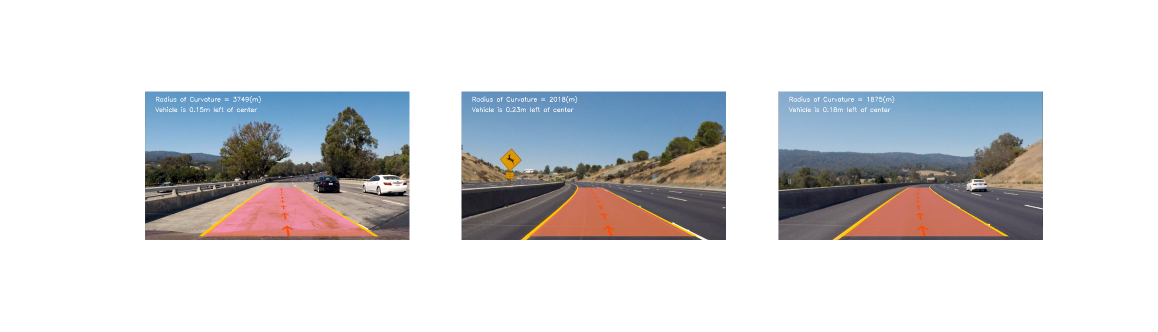
#> input picture sample_detection.png, 2316 x 663 px (shown at 1/2 size)
$ python -i ImageUtils.py   (imports and definitions only)   (older library calls are emulated)
#> lines starting #> are read from the running program, lines starting #| are printed output that depends on the picture; after the words box and inside, x2 and y2 are one past the last pixel; in counts of white or black regions, pixels touching at a corner belong together
import cv2
import numpy as np
from scipy import signal


# [20 lines left out: functions img_to_float, img_to_int, not called in this run]


def abs_sobel_thresh(img_ch, orient='x', sobel_kernel=3, thresh=(0., 1.)):
    """
    Applies the sobel operator and returns a thresholded mask.

    :param img_ch:
    :param orient: axis to use. Ether x or y.
    :param sobel_kernel:
    :param thresh: tuple defining the range for the threshold. Includes the bounds.
    :return: binary mask
    """
    if orient == 'x':
        axis = (1, 0)
    elif orient == 'y':
        axis = (0, 1)
    else:
        raise ValueError('orient has to be "x" or "y" not "%s"' % orient)

    sobel = cv2.Sobel(img_ch, cv2.CV_64F, *axis, ksize=sobel_kernel)
    abs_s = np.absolute(sobel)

    binary_output = np.zeros(abs_s.shape)
    binary_output[(abs_s >= thresh[0]) & (abs_s <= thresh[1])] = 1

    return abs_s


def gradient_magnitude_thresh(sobel_x, sobel_y, thresh=(0., 1.)):
    """
    Calculates the magnitude of the gradient and returns a thresholded mask.

    :param img_ch:
    :param sobel_kernel:
    :param thresh: tuple defining the range for the threshold. Includes the bounds.
    :return: binary mask
    """

    abs_grad_mag = np.sqrt(sobel_x ** 2 + sobel_y ** 2)

    mag_binary = np.zeros(abs_grad_mag.shape)
    mag_binary[(abs_grad_mag >= thresh[0]) & (abs_grad_mag <= thresh[1])] = 1

    return abs_grad_mag


def gradient_direction_thresh(sobel_x, sobel_y, thresh=(0, np.pi / 2)):
    """
    Calculates the direction of the gradient and returns a thresholded mask.

    :param img_ch:
    :param sobel_kernel:
    :param thresh:
    :return:
    """

    with np.errstate(divide='ignore', invalid='ignore'):
        abs_grad_dir = np.absolute(np.arctan(sobel_y / sobel_x))
        max_val = np.nanmax(abs_grad_dir)
        abs_grad_dir[np.isnan(abs_grad_dir)] = max_val
        dir_binary = np.zeros(abs_grad_dir.shape)
        abs_grad_dir = abs_grad_dir / max_val
        dir_binary[(abs_grad_dir >= thresh[0]) & (abs_grad_dir <= thresh[1])] = 1

    return abs_grad_dir


# [17 lines left out: functions equalize_luminance, colorspace_channel_select, not called in this run]


def gaussian_blur(img, kernel_size):
    """Applies a Gaussian Noise kernel"""
    return cv2.GaussianBlur(img, (kernel_size, kernel_size), 0)


# [19 lines left out: function adjust_gamma, not called in this run]


def extract_yellow(img):
    hsv = cv2.cvtColor(img, cv2.COLOR_RGB2HSV)
    mask = cv2.inRange(hsv, (30., 0.3, 0.3), (70., 1., 1.))

    return mask


def extract_white(img):
    thresh = 0.80 - (1. - np.percentile(img, 99.9))
    mask = cv2.inRange(img, (thresh, thresh, thresh), (1., 1., 1.))
    return mask


def extract_dark(img):
    hsv = cv2.cvtColor(img, cv2.COLOR_RGB2HSV)
    mask = cv2.inRange(hsv, (0, 0, 0.), (360., 0.6, 0.5))
    return mask


# [4 lines left out: function extract_highlights, not called in this run]


def generate_lane_mask(img):
    yuv = cv2.cvtColor(img, cv2.COLOR_RGB2YUV)
    gray = np.mean(yuv[:, :, 1:2], 2)

    x = abs_sobel_thresh(gray, orient='x', sobel_kernel=3, thresh=(0.05, .4))
    y = abs_sobel_thresh(gray, orient='y', sobel_kernel=3, thresh=(0.05, .2))

    x_mul_y = x * y

    dir = gradient_direction_thresh(x, y, thresh=(0.4, 0.8))
    mag = gradient_magnitude_thresh(x, y, thresh=(0.05, 0.5))

    dir_mul_mag = dir * mag

    comb = x_mul_y + dir_mul_mag
    comb = comb / comb.max()
    comb = cv2.inRange(comb, 0.3, 1.)

    wht = extract_white(img)
    ylw = extract_yellow(img)
    dark = extract_dark(img)

    img = np.dstack([comb, wht, ylw])
    img = np.max(img, axis=2)
    img[dark == 255] = 0

    return img


# [182 lines left out: functions histogram_lane_detection, highest_n_peaks, histogram_smoothing, detect_highest_peak_in_area, detect_lane_along_poly, get_pixel_in_window and 5 more, not called in this run]

>>> import cv2
>>> picture = cv2.cvtColor(cv2.imread('../sample_detection.png'), cv2.COLOR_BGR2RGB)
>>> result = generate_lane_mask(picture)
#> in generate_lane_mask, `yuv = cv2.cvtColor(img, cv2.COLOR_RGB2YUV)`: yuv: shape (663, 2316, 3); mean of channels 0, 1, 2 215.6, 129.1, 127.5
#> in generate_lane_mask, `gray = np.mean(yuv[:, :, 1:2], 2)`:
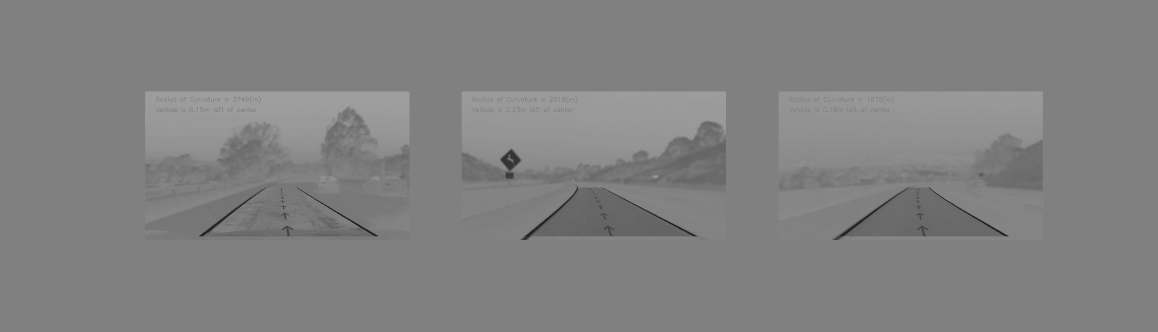
#> gray: shape (663, 2316) float64 (shown at 1/2 size); min 34, max 161, mean 129.1
#> in abs_sobel_thresh, `sobel = cv2.Sobel(img_ch, cv2.CV_64F, *axis, ksize=sobel_kernel)`:
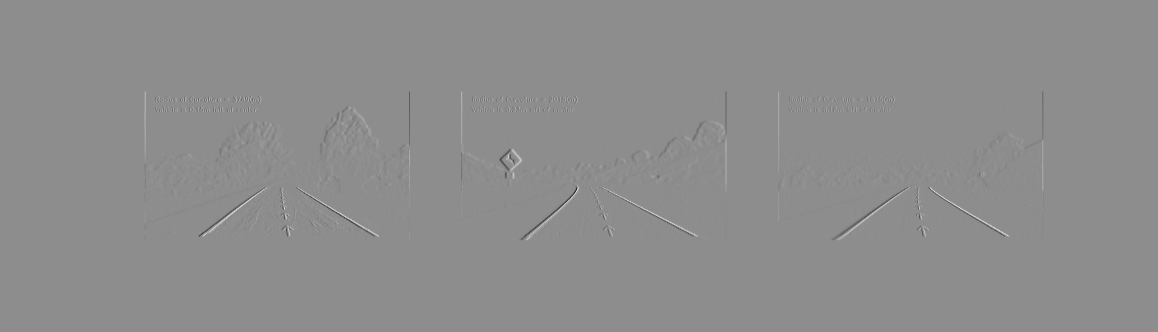
#> sobel: shape (663, 2316) float64 (shown at 1/2 size); min -347, max 279, mean 0; drawn with min black and max white
#> in abs_sobel_thresh, `abs_s = np.absolute(sobel)`:
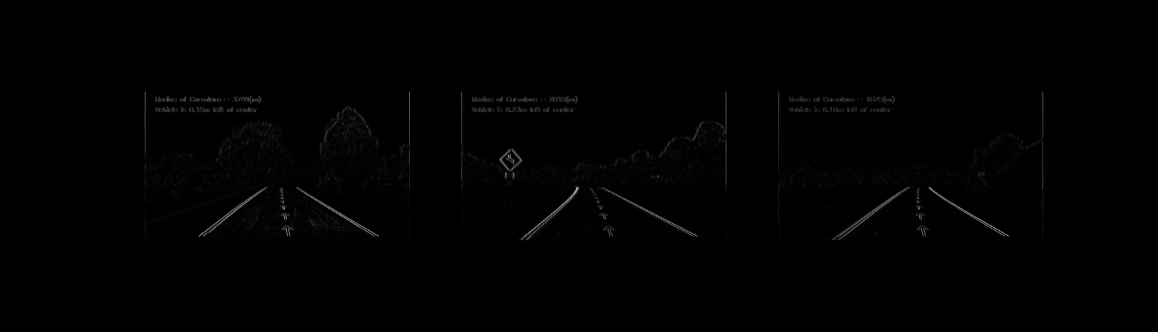
#> abs_s: shape (663, 2316) float64 (shown at 1/2 size); min 0, max 347, mean 1.8; drawn with min black and max white
#> in gradient_direction_thresh, `abs_grad_dir = np.absolute(np.arctan(sobel_y / sobel_x))`:
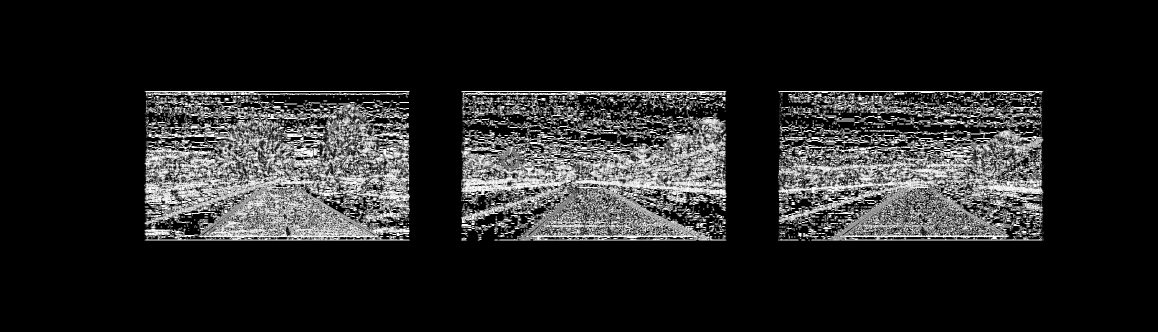
#> abs_grad_dir: shape (663, 2316) float64 (shown at 1/2 size); 76.87% of the values are NaN or infinite; the others: min 0, max 1.57, mean 0.937; drawn with min black, max white, NaN and infinite black
#> in gradient_direction_thresh, `max_val = np.nanmax(abs_grad_dir)`: max_val = 1.57
#> in gradient_direction_thresh, `abs_grad_dir[np.isnan(abs_grad_dir)] = max_val`:
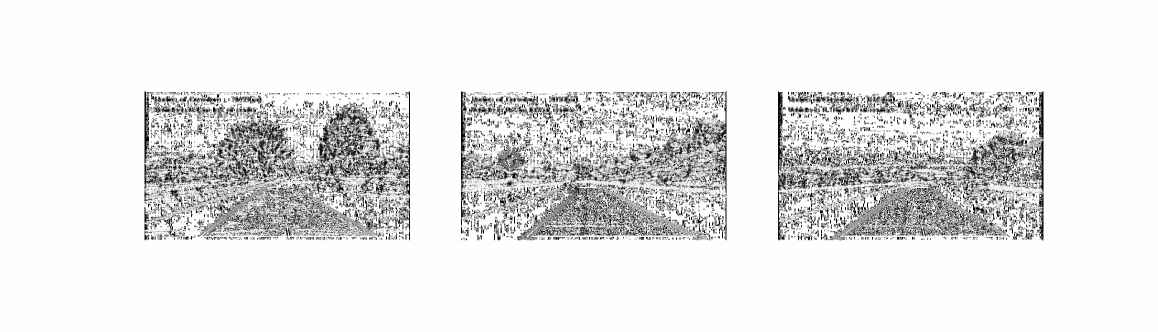
#> abs_grad_dir: shape (663, 2316) float64 (shown at 1/2 size); min 0, max 1.57, mean 1.42; drawn with min black and max white
#> in generate_lane_mask, `comb = cv2.inRange(comb, 0.3, 1.)`:
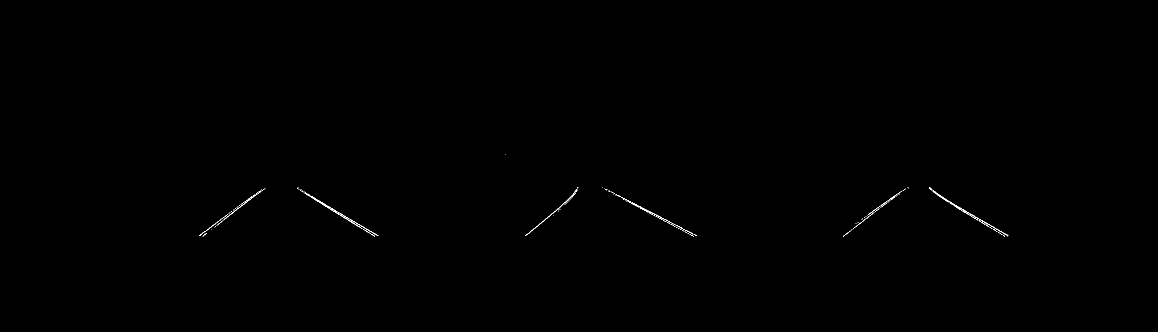
#> comb: shape (663, 2316) (shown at 1/2 size); 0.13% white in thin lines or dots, all inside (x1, y1, x2, y2) = (398, 308, 2017, 473)
#> in extract_white, `thresh = 0.80 - (1. - np.percentile(img, 99.9))`: thresh = 254.8
#> in extract_white, `mask = cv2.inRange(img, (thresh, thresh, thresh), (1., 1., 1.))`: mask: shape (663, 2316); every value is 0
#> in extract_yellow, `hsv = cv2.cvtColor(img, cv2.COLOR_RGB2HSV)`: hsv: shape (663, 2316, 3); mean H, S, V 24.2, 25.5, 224.8
#> in extract_dark, `mask = cv2.inRange(hsv, (0, 0, 0.), (360., 0.6, 0.5))`:
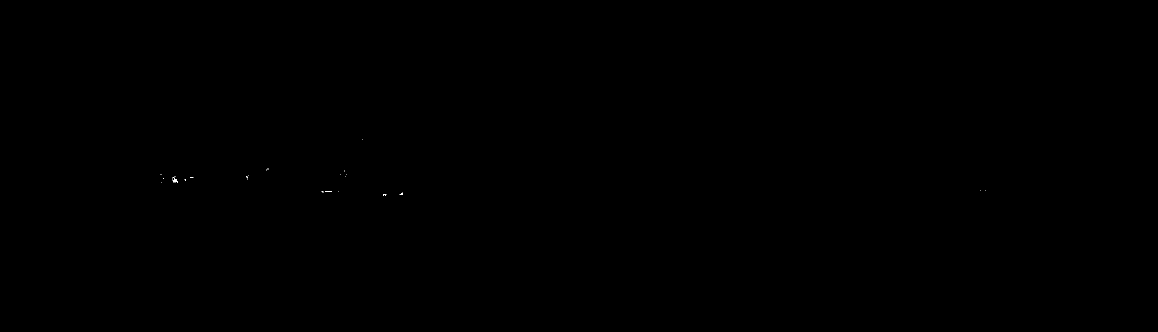
#> mask: shape (663, 2316) (shown at 1/2 size); 0.01% white in thin lines or dots, all inside (x1, y1, x2, y2) = (321, 278, 1971, 391)
